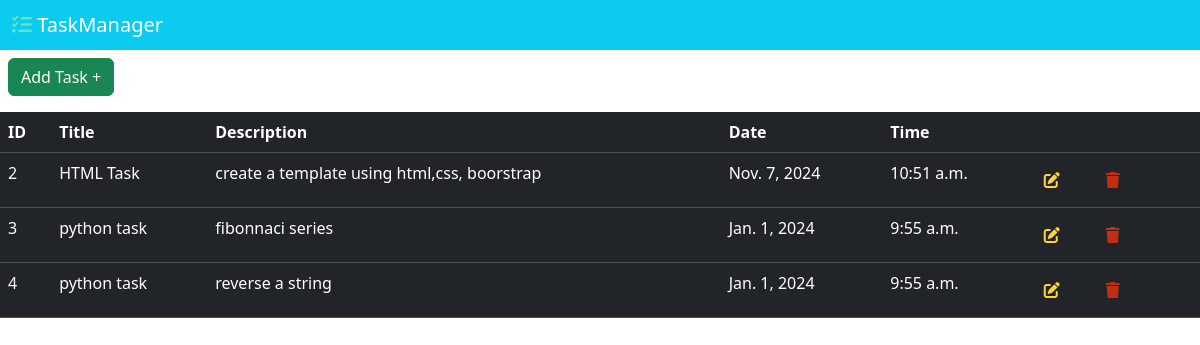
The app's page /task/dashboard with its own data.
### task/models.py (models this page shows)
class task(models.Model):
    title=models.CharField(max_length=100)
    desc=models.CharField(max_length=500)
    date=models.DateField()
    time=models.TimeField()

### task/views.py (the view)
# urls.py: path('dashboard',DashboardView.as_view() ,name='dash'),
class DashboardView(View):
    def get(self,request):
        data=task.objects.all()
        return render(request,'dashboard.html',{'data':data})

### task/templates/dashboard.html
{% extends 'navheader.html' %}
{% block nav %}
          <a href="{% url 'add' %}" class="btn btn-success ms-2 mt-2">Add Task +</a>
          <table class="table table-dark table-borderd w-100 mt-3 ">
            <thead>
                <tr>
                    <th>ID</th>
                    <th>Title</th>
                    <th>Description</th>
                    <th>Date</th>
                    <th>Time</th>
                    <th></th>
                </tr>
            </thead>
            <tbody>
                {% for i in data %}
                <tr>
                    <td>{{i.id}}</td>
                    <td>{{i.title}}</td>
                    <td>{{i.desc}}</td>
                    <td>{{i.date}}</td>
                    <td>{{i.time}}</td>
                    <td>
                        <a href="{% url 'edit' i.id %}" class="btn me-3">
                            <i class="fa-solid fa-pen-to-square" style="color: #FFD43B;"></i>
                        </a>
                        <a href="{% url 'delete' i.id %}" class="btn">
                            <i class="fa-solid fa-trash" style="color: #c22e14;"></i>
                        </a>
                    </td>
                </tr>
          {% endfor %}
            </tbody>
          </table>
          {% endblock nav %}

### records on screen
task: id "2", title "HTML Task", desc "create a template using html,css, boorstrap", date "Nov. 7, 2024", time "10:51 a.m."
task: id "3", title "python task", desc "fibonnaci series", date "Jan. 1, 2024", time "9:55 a.m."
task: id "4", title "python task", desc "reverse a string", date "Jan. 1, 2024", time "9:55 a.m."
